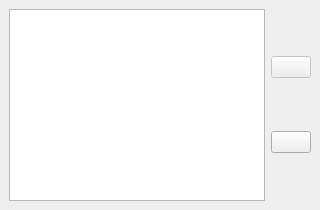
  <widget class="QDockWidget" name="dockStenoData">
   <property name="minimumSize">
    <size>
     <width>127</width>
     <height>113</height>
    </size>
   </property>
   <property name="windowTitle">
    <string>Reveal Steno</string>
   </property>
   <attribute name="dockWidgetArea">
    <number>8</number>
   </attribute>
   <widget class="QWidget" name="dockWidgetContents_7">
    <layout class="QHBoxLayout" name="horizontalLayout_8">
     <item>
      <widget class="QListWidget" name="parSteno">
       <property name="focusPolicy">
        <enum>Qt::NoFocus</enum>
       </property>
       <property name="contextMenuPolicy">
        <enum>Qt::NoContextMenu</enum>
       </property>
       <property name="horizontalScrollBarPolicy">
        <enum>Qt::ScrollBarAlwaysOff</enum>
       </property>
       <property name="editTriggers">
        <set>QAbstractItemView::NoEditTriggers</set>
       </property>
       <property name="alternatingRowColors">
        <bool>true</bool>
       </property>
       <property name="flow">
        <enum>QListView::LeftToRight</enum>
       </property>
       <property name="isWrapping" stdset="0">
        <bool>true</bool>
       </property>
       <property name="itemAlignment">
        <set>Qt::AlignLeading</set>
       </property>
      </widget>
     </item>
     <item>
      <layout class="QVBoxLayout" name="verticalLayout_22">
       <item>
        <widget class="QPushButton" name="downgradeRevealStenoEl">
         <property name="enabled">
          <bool>false</bool>
         </property>
         <property name="toolTip">
          <string>Downgrades selected element</string>
         </property>
         <property name="text">
          <string/>
         </property>
         <property name="icon">
          <iconset resource="resources/resources.qrc">
           <normaloff>:/arrow-270-medium.png</normaloff>:/arrow-270-medium.png</iconset>
         </property>
        </widget>
       </item>
       <item>
        <widget class="QPushButton" name="reveal_steno_refresh">
         <property name="focusPolicy">
          <enum>Qt::NoFocus</enum>
         </property>
         <property name="toolTip">
          <string>Refresh reveal steno display</string>
         </property>
         <property name="text">
          <string/>
         </property>
         <property name="icon">
          <iconset resource="resources/resources.qrc">
           <normaloff>:/arrow-circle-double-135.png</normaloff>:/arrow-circle-double-135.png</iconset>
         </property>
        </widget>
       </item>
      </layout>
     </item>
    </layout>
   </widget>
  </widget>
